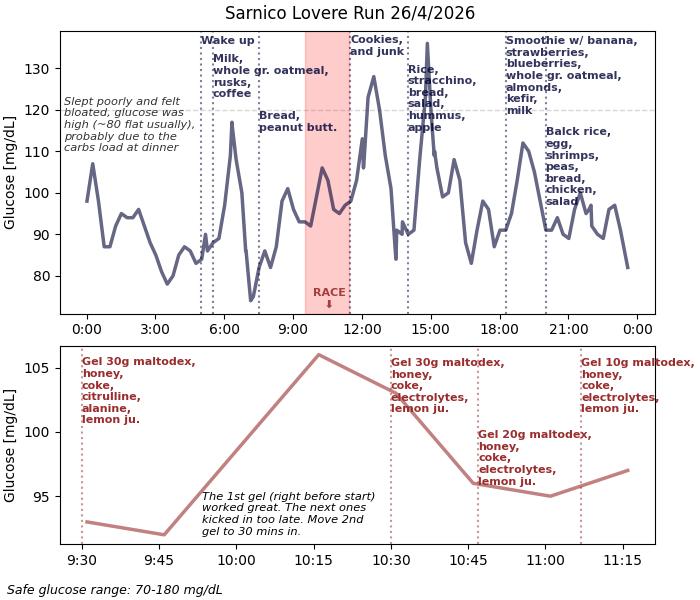

Recreate this plot in Python.
"""
Usage:
    $ poetry run python sport_analysis/sketches/glucose/plot_glucose_sarnico_lovere_2026.py
"""

from datetime import date, datetime, timedelta
from pathlib import Path

import datetime_utils
import matplotlib as mpl
import matplotlib.pyplot as plt
import numpy as np
import pandas as pd
from matplotlib.axes import Axes
from matplotlib.figure import Figure

CURR_DIR = Path(__file__).parent

COL_DARK_RED = "#9A2D2D"
COL_DARK_GRAY = "#3B3B3B"
COL_LONDON_GRAY = "#666677"
COL_DARK_BLUE = "#000134"
COL_VERY_DARK_BLUE = "#01025f"

# Important constants.
CSV_FILE = CURR_DIR / "2026.05.08 data.csv"
EVENT_DATE = date(2026, 4, 26)
RACE_START_DATE_STR = "2026-04-26T09:30:00"
RACE_END_DATE_STR = "2026-04-26T11:25:30"
TITLE = "Sarnico Lovere Run 26/4/2026"


def main():
    m = Main()
    m.parse_data(
        from_date=datetime(EVENT_DATE.year, EVENT_DATE.month, EVENT_DATE.day, 0, 0, 0),
        to_date=datetime(EVENT_DATE.year, EVENT_DATE.month, EVENT_DATE.day, 23, 59, 59),
    )
    m.plot()


class Main:
    def __init__(self):
        self.data: pd.DataFrame | None = None
        self.glucose: pd.DataFrame | None = None
        self.fig: Figure | None = None
        self.axes: dict[str, Axes] | None = None

    def parse_data(
        self,
        from_date: datetime | str | None = None,
        to_date: datetime | str | None = None,
    ):

        self.data = pd.read_csv(
            CSV_FILE,
            skiprows=1,  # Skip the first row.
            parse_dates=["Device Timestamp"],
            dayfirst=True,
        )
        self.data = self.data.sort_values(by="Device Timestamp")

        # Filter by the given range.
        from_date = datetime_utils.parse_datetime_arg(from_date, is_naive_allowed=True)
        to_date = datetime_utils.parse_datetime_arg(to_date, is_naive_allowed=True)
        if from_date:
            self.data = self.data[
                self.data["Device Timestamp"] >= np.datetime64(from_date)
            ]
        if to_date:
            self.data = self.data[
                self.data["Device Timestamp"] <= np.datetime64(to_date)
            ]

        # Parse glucose.
        self.glucose = pd.DataFrame(columns=["ts", "glucose"])
        self.glucose = self.glucose.set_index("ts")
        for _, row in self.data.iterrows():
            # There are 2 types of reading:
            #  - automatic: those are the readings that the device periodically performs;
            #  - manual: those are the readings performed by me via NFC.
            glucose_value = None
            # Eg. "FreeStyle LibreLink,2503b210-032b-468a-a87d-a92e547a8552,23-04-2026 11:45,0,130,,,,,,,,,,,,,,".
            if row["Record Type"] == 0:
                glucose_value = int(row["Historic Glucose mg/dL"])
            # Eg. "FreeStyle LibreLink,2503b210-032b-468a-a87d-a92e547a8552,23-04-2026 11:48,1,,143,,,,,,,,,,,,,".
            elif row["Record Type"] == 1:
                glucose_value = int(row["Scan Glucose mg/dL"])

            if glucose_value is not None:
                self.glucose.loc[row["Device Timestamp"]] = [glucose_value]
        # Now all the glucose reading, either historic or manually scanned, are added
        #  to self.glucose and sorted by timestamp.

        for ts, row in self.glucose.iterrows():
            print(ts, row["glucose"])

    def plot(self):
        # Docs for subplot_mosaic():
        #  https://matplotlib.org/stable/users/explain/axes/arranging_axes.html#variable-widths-or-heights-in-a-grid
        #  https://matplotlib.org/stable/api/_as_gen/matplotlib.pyplot.subplot_mosaic.html#matplotlib.pyplot.subplot_mosaic
        self.fig, self.axes = plt.subplot_mosaic(
            # fmt: off
            [
                # 2 rows, 1 col.
                ["day", ],
                ["race", ],
                ["."],  # Just some empty space for the text at the bottom.
            ],
            # fmt: on
            gridspec_kw=dict(
                # The relative sizes of the subplots.
                width_ratios=[1],
                height_ratios=[1, 0.7, 0.1],
            ),
            figsize=(7, 6),
            layout="constrained",
        )

        self._plot_day()
        self._plot_day_annotations()
        self._plot_race()
        self._plot_race_annotations()

        self.fig.suptitle(TITLE)
        # Footer note.
        plt.figtext(
            0.01,
            0.01,
            "Safe glucose range: 70-180 mg/dL",
            # wrap=True,
            # horizontalalignment="center",
            fontsize=9,
            style="italic",
        )

        path = CURR_DIR / f"{Path(__file__).stem}.png"
        plt.savefig(path)
        print(path.resolve())

    def _plot_day(self):
        self.axes["day"].plot(
            self.glucose.index,
            self.glucose.glucose,
            # label="HR",
            color=COL_DARK_BLUE,
            alpha=0.6,
            linewidth=2.5,
        )
        self.axes["day"].set_ylabel("Glucose [mg/dL]")

        # formatter = mpl.dates.ConciseDateFormatter(
        #     self.axes["day"].xaxis.get_major_locator()
        # )
        # %-H means hour without zero-padding.
        formatter = mpl.dates.DateFormatter("%-H:%M")
        self.axes["day"].xaxis.set_major_formatter(formatter)
        # Force y to use only integers.
        self.axes["race"].yaxis.get_major_locator().set_params(integer=True)

        # Highlight the RACE time range.
        self.axes["day"].axvspan(
            np.datetime64(RACE_START_DATE_STR),
            np.datetime64(RACE_END_DATE_STR),
            color="red",
            alpha=0.2,
        )
        self.axes["day"].annotate(
            "RACE\n   ⬇",
            (np.datetime64(RACE_START_DATE_STR), self.axes["day"].get_ylim()[0]),
            xytext=(0.8, 0.5),
            textcoords="offset fontsize",
            color=COL_DARK_RED,
            alpha=0.9,
            fontsize=8,
            fontweight="bold",
        )

        # Draw horizontal line at 120 mg/dL.
        self.axes["day"].axhline(
            y=120,
            color=COL_DARK_GRAY,
            alpha=0.2,
            linestyle="--",
            linewidth=1,
        )

    def _plot_race(self):
        # Adding 5 minutes to the end of the race, so as to show how the glucose was in
        #  5 minutes after the race.
        race_end_date_plus_5_mins_str = (
            datetime_utils.iso_string_to_datetime("2026-04-26T11:25:30")
            + timedelta(minutes=5)
        ).isoformat()
        race_data = self.glucose.loc[RACE_START_DATE_STR:race_end_date_plus_5_mins_str]

        self.axes["race"].plot(
            race_data.index,
            race_data.glucose,
            # label="HR",
            color=COL_DARK_RED,
            alpha=0.6,
            linewidth=2.5,
        )
        self.axes["race"].set_ylabel("Glucose [mg/dL]")

        # formatter = mpl.dates.ConciseDateFormatter(
        #     self.axes["race"].xaxis.get_major_locator()
        # )
        # %-H means hour without zero-padding.
        formatter = mpl.dates.DateFormatter("%-H:%M")
        self.axes["race"].xaxis.set_major_formatter(formatter)
        # Force y to use only integers.
        self.axes["race"].yaxis.get_major_locator().set_params(integer=True)

        # Draw horizontal line at 120 mg/dL.
        if max(race_data.glucose) >= 120:
            self.axes["race"].axhline(
                y=120,
                color=COL_DARK_GRAY,
                alpha=0.2,
                linestyle="--",
                linewidth=1,
            )

    def _plot_day_annotations(self):
        line_col = COL_DARK_BLUE
        text_col = COL_DARK_BLUE
        line_alpha = 0.5
        text_alpha = 0.8
        ax = self.axes["day"]

        ## Wake up.
        # Vertical line.
        x_ts = np.datetime64("2026-04-26T05:00:00")
        ax.axvline(
            x=x_ts,
            color=line_col,
            alpha=line_alpha,
            linestyle=":",
        )
        # Text annotation.
        ax.annotate(
            f"Wake up",
            (x_ts, ax.get_ylim()[1]),
            xytext=(0, -1.2),
            textcoords="offset fontsize",
            color=text_col,
            alpha=text_alpha,
            fontsize=8,
            fontweight="bold",
        )

        ## Breakfast.
        # Vertical line.
        x_ts = np.datetime64("2026-04-26T05:30:00")
        ax.axvline(
            x=x_ts,
            color=line_col,
            alpha=line_alpha,
            linestyle=":",
        )
        # Text annotation.
        ax.annotate(
            f"Milk,\nwhole gr. oatmeal,\nrusks,\ncoffee",
            (x_ts, ax.get_ylim()[1]),
            xytext=(0, -6),
            textcoords="offset fontsize",
            color=text_col,
            alpha=text_alpha,
            fontsize=8,
            fontweight="bold",
        )

        ## Pane e burro arachidi.
        # Vertical line.
        x_ts = np.datetime64("2026-04-26T07:30:00")
        ax.axvline(
            x=x_ts,
            color=line_col,
            alpha=line_alpha,
            linestyle=":",
        )
        # Text annotation.
        ax.annotate(
            f"Bread,\npeanut butt.",
            (x_ts, ax.get_ylim()[1]),
            xytext=(0, -9),
            textcoords="offset fontsize",
            color=text_col,
            alpha=text_alpha,
            fontsize=8,
            fontweight="bold",
        )

        ## Junk after race.
        # Vertical line.
        x_ts = np.datetime64("2026-04-26T11:30:00")
        ax.axvline(
            x=x_ts,
            color=line_col,
            alpha=line_alpha,
            linestyle=":",
        )
        # Text annotation.
        ax.annotate(
            f"Cookies,\nand junk",
            (x_ts, ax.get_ylim()[1]),
            xytext=(0, -2.2),
            textcoords="offset fontsize",
            color=text_col,
            alpha=text_alpha,
            fontsize=8,
            fontweight="bold",
        )

        ## Lunch.
        # Vertical line.
        x_ts = np.datetime64("2026-04-26T14:00:00")
        ax.axvline(
            x=x_ts,
            color=line_col,
            alpha=line_alpha,
            linestyle=":",
        )
        # Text annotation.
        ax.annotate(
            f"Rice,\nstracchino,\nbread,\nsalad,\nhummus,\napple",
            (x_ts, ax.get_ylim()[1]),
            xytext=(0, -9),
            textcoords="offset fontsize",
            color=text_col,
            alpha=text_alpha,
            fontsize=8,
            fontweight="bold",
        )

        ## Frullato.
        # Vertical line.
        x_ts = np.datetime64("2026-04-26T18:16:00")
        ax.axvline(
            x=x_ts,
            color=line_col,
            alpha=line_alpha,
            linestyle=":",
        )
        # Text annotation.
        ax.annotate(
            f"Smoothie w/ banana,\nstrawberries,\nblueberries,\nwhole gr. oatmeal,\nalmonds,\nkefir,\nmilk",
            (x_ts, ax.get_ylim()[1]),
            xytext=(0, -7.5),
            textcoords="offset fontsize",
            color=text_col,
            alpha=text_alpha,
            fontsize=8,
            fontweight="bold",
        )

        ## Dinner.
        # Vertical line.
        x_ts = np.datetime64("2026-04-26T20:00:00")
        ax.axvline(
            x=x_ts,
            color=line_col,
            alpha=line_alpha,
            linestyle=":",
        )
        # Text annotation.
        ax.annotate(
            "Balck rice,\negg,\nshrimps,\npeas,\nbread,\nchicken,\nsalad",
            (x_ts, ax.get_ylim()[1]),
            xytext=(0, -15.7),
            textcoords="offset fontsize",
            color=text_col,
            alpha=text_alpha,
            fontsize=8,
            fontweight="bold",
        )

        ## High glucose during night.
        # Text annotation.
        ax.annotate(
            "Slept poorly and felt\nbloated, glucose was\nhigh (~80 flat usually),\nprobably due to the\ncarbs load at dinner",
            (np.datetime64("2026-04-26T00:00:00"), 110),
            xytext=(-2, 0),
            textcoords="offset fontsize",
            # color=text_col,
            alpha=text_alpha,
            fontsize=8.2,
            # fontweight="bold",
            style="italic",
        )

    def _plot_race_annotations(self):
        line_col = COL_DARK_RED
        text_col = COL_DARK_RED
        line_alpha = 0.5
        text_alpha = 1
        ax = self.axes["race"]

        ## Gel 30g pre-gara.
        # Vertical line.
        x_ts = np.datetime64(RACE_START_DATE_STR)
        ax.axvline(
            x=x_ts,
            color=line_col,
            alpha=line_alpha,
            linestyle=":",
        )
        # Text annotation.
        ax.annotate(
            "Gel 30g maltodex,\nhoney,\ncoke,\ncitrulline,\nalanine,\nlemon ju.",
            (x_ts, ax.get_ylim()[1]),
            xytext=(0, -7),
            textcoords="offset fontsize",
            color=text_col,
            alpha=text_alpha,
            fontsize=8,
            fontweight="bold",
        )

        ## Gel 30g dopo 1 ora.
        # Vertical line.
        x_ts = np.datetime64("2026-04-26T10:30:00")
        ax.axvline(
            x=x_ts,
            color=line_col,
            alpha=line_alpha,
            linestyle=":",
        )
        # Text annotation.
        ax.annotate(
            "Gel 30g maltodex,\nhoney,\ncoke,\nelectrolytes,\nlemon ju.",
            (x_ts, ax.get_ylim()[1]),
            xytext=(0, -6),
            textcoords="offset fontsize",
            color=text_col,
            alpha=text_alpha,
            fontsize=8,
            fontweight="bold",
        )

        ## Gel 20g al km 17.
        # Vertical line.
        x_ts = np.datetime64("2026-04-26T10:47:00")
        ax.axvline(
            x=x_ts,
            color=line_col,
            alpha=line_alpha,
            linestyle=":",
        )
        # Text annotation.
        ax.annotate(
            "Gel 20g maltodex,\nhoney,\ncoke,\nelectrolytes,\nlemon ju.",
            (x_ts, ax.get_ylim()[1]),
            xytext=(0, -12.5),
            textcoords="offset fontsize",
            color=text_col,
            alpha=text_alpha,
            fontsize=8,
            fontweight="bold",
        )

        ## Gel 10g al km 21.
        # Vertical line.
        x_ts = np.datetime64("2026-04-26T11:07:00")
        ax.axvline(
            x=x_ts,
            color=line_col,
            alpha=line_alpha,
            linestyle=":",
        )
        # Text annotation.
        ax.annotate(
            "Gel 10g maltodex,\nhoney,\ncoke,\nelectrolytes,\nlemon ju.",
            (x_ts, ax.get_ylim()[1]),
            xytext=(0, -6),
            textcoords="offset fontsize",
            color=text_col,
            alpha=text_alpha,
            fontsize=8,
            fontweight="bold",
        )

        ## Gels effect.
        # Text annotation.
        ax.annotate(
            "The 1st gel (right before start)\nworked great. The next ones\nkicked in too late. Move 2nd\ngel to 30 mins in.",
            (np.datetime64("2026-04-26T10:00:00"), ax.get_ylim()[0]),
            xytext=(-3, 0.8),
            textcoords="offset fontsize",
            # color=text_col,
            alpha=text_alpha,
            fontsize=8.2,
            # fontweight="bold",
            style="italic",
        )


if __name__ == "__main__":
    print("START")
    main()
    print("END")
